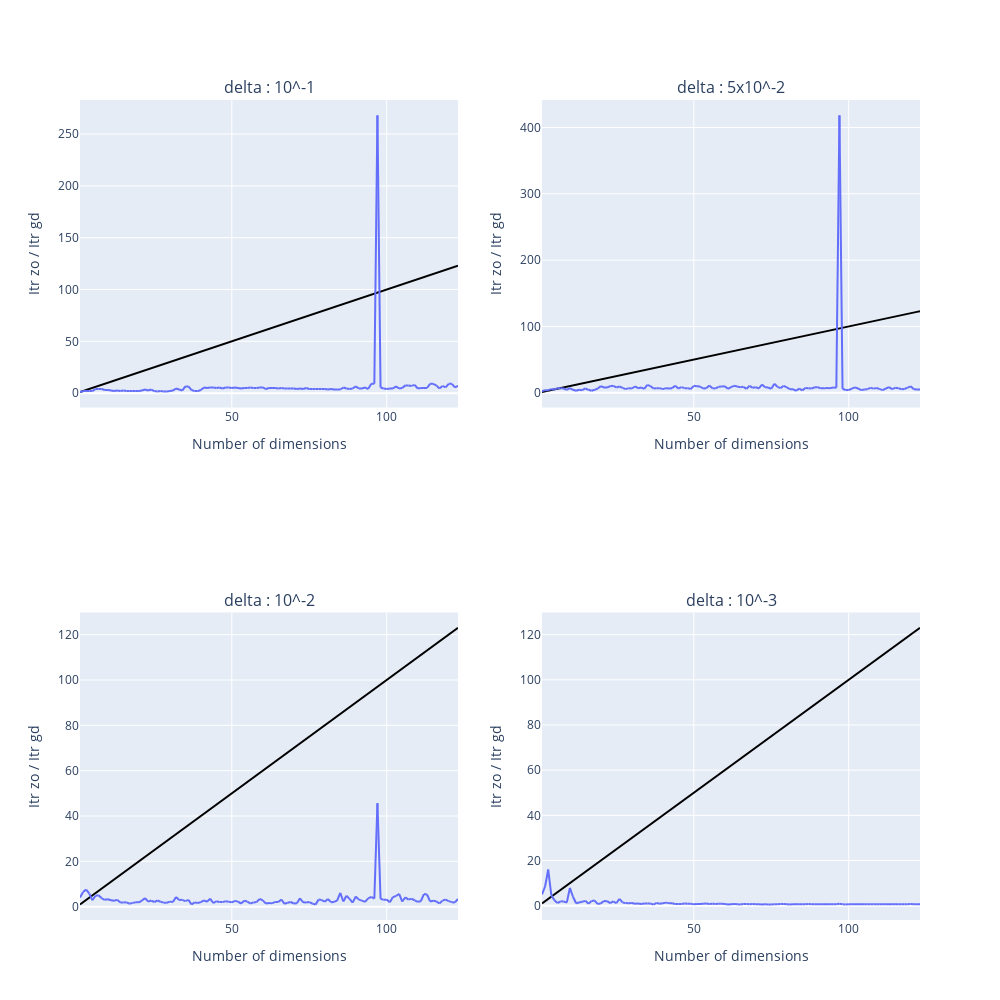

Here is the notebook cell this chart was saved with:
### Markdown cell above
# ASSRS

### Code cell
plot_result(itr_assrs[0,:,:], itr_gd)
